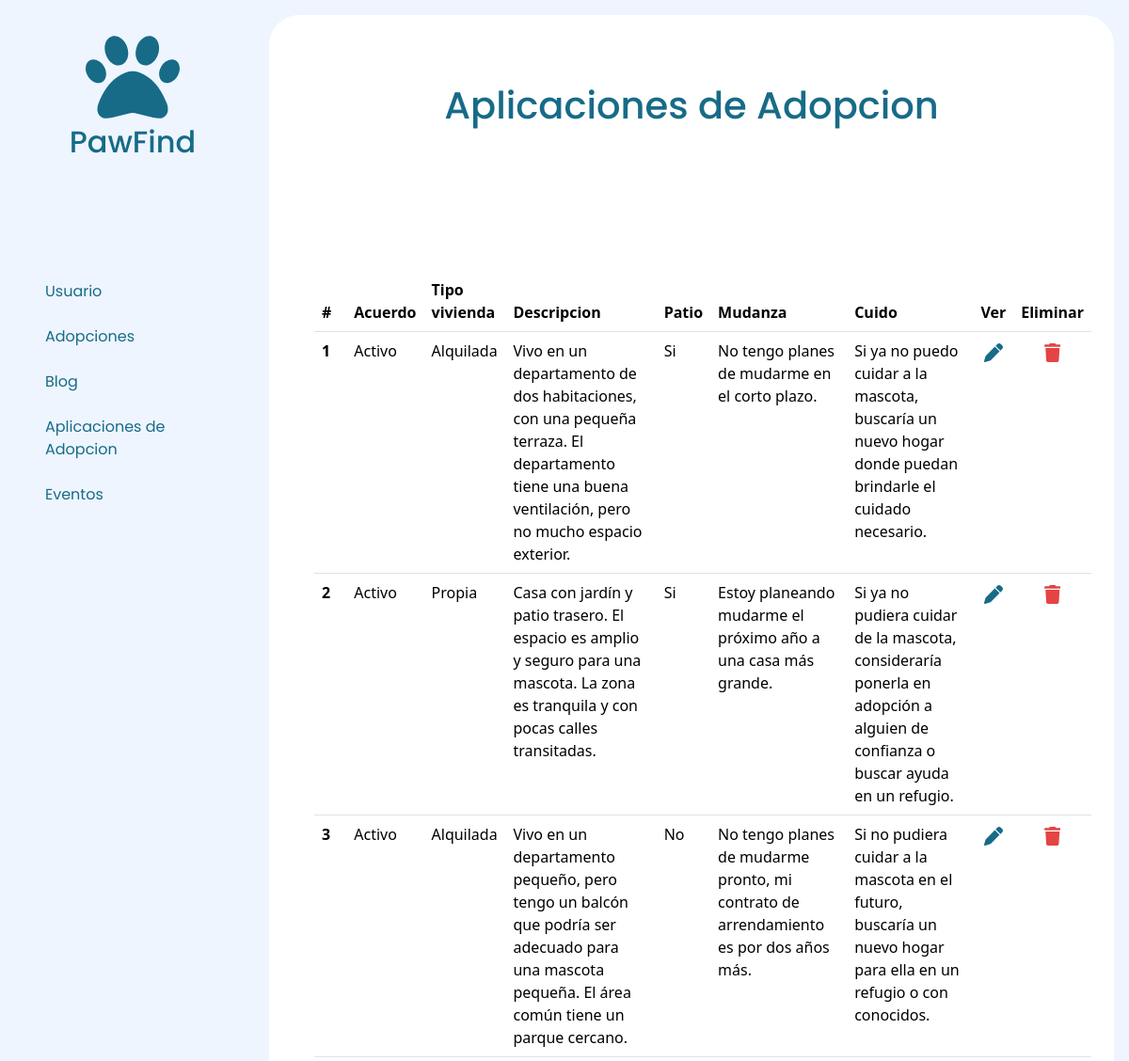
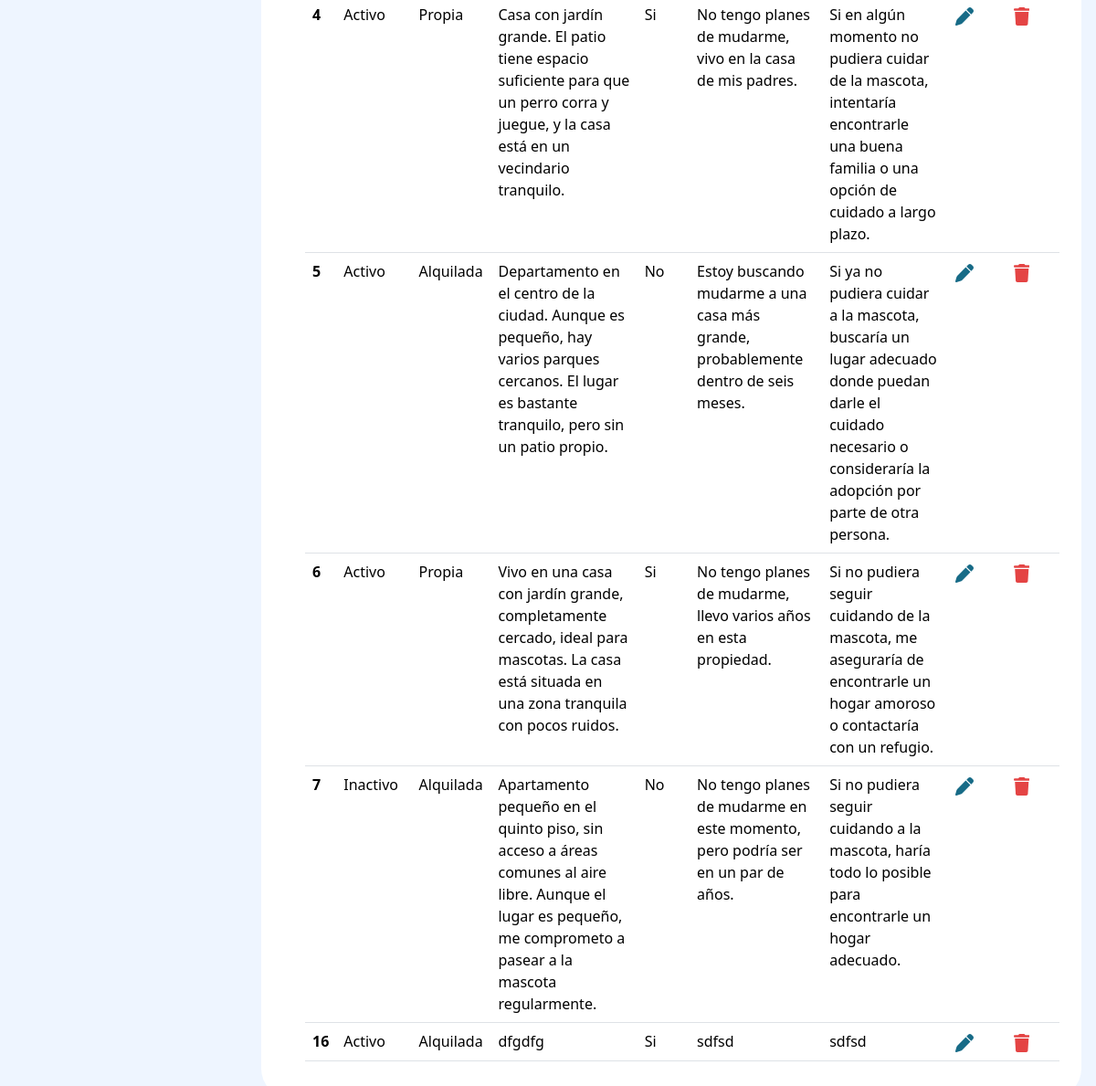
Page /index.php?c=admin&a=solicitantes (signed in) on the committed database (2 pictures, top to bottom).
### tables this page shows
CREATE TABLE `solicitud` (
  `id_solicitud` int(11) NOT NULL,
  `id_usuario` int(11) NOT NULL,
  `id_mascota_adopcion` int(11) NOT NULL,
  `acuerdo` tinyint(1) NOT NULL,
  `tipo_vivienda` varchar(50) NOT NULL,
  `descripcion_vivienda` varchar(500) NOT NULL,
  `patio` tinyint(1) NOT NULL,
  `mudanza` varchar(250) NOT NULL,
  `cuido` varchar(250) NOT NULL,
  `gastos` tinyint(1) NOT NULL,
  `post_adopcion` tinyint(1) NOT NULL
);

### app/controllers/adminController.php (called while the page is built, shortened)
<?php
require_once __DIR__ . '/../models/MascotaAdopcion.php';
require_once __DIR__ . '/../models/Solicitante.php';
class adminController
{
    public function solicitantes()
    {
        $solicitantes = Solicitante::getAll();
        require_once("app/views/head.php");
        require_once("app/views/admin/solicitante.php");
    }
}

### index.php (called while the page is built, shortened)
<?php
require_once("rutas.php");
?>

### app/models/Solicitante.php (called while the page is built, shortened)
<?php
require_once __DIR__ . '/../../config/database.php';
class Solicitante
{
    public static function getAll(): array
    {
        global $conn;
        try {
            $sql = "SELECT * FROM solicitud";
            $result = $conn->query($sql);
            if ($result->num_rows > 0) {
                return $result->fetch_all(MYSQLI_ASSOC);
            } else {
                return [];
            }
        } catch (mysqli_sql_exception $e) {
            return ["error" => "Error al obtener solicitantes: " . $e->getMessage()];
        }
    }
}

### app/views/admin/solicitante.php (the view, shortened to what this page needs)
<body class="body-admin bg-celeste">
    <div class=" bg-celeste">
        <?php include "aside.php" ?>
    </div>
    <div class=" m-3 ms-1 p-4 bg-white rounded-5">
        <h1 class=" text-center txt-azul-oscuro mt-5">Aplicaciones de Adopcion</h1>
        <div class="row">
        </div>
        <div class="ms-4 mt-5">
            <table class="table">
                <thead>
                    <tr>
                        <th scope="col">#</th>
                        <th scope="col">Acuerdo</th>
                        <th scope="col">Tipo vivienda</th>
                        <th scope="col">Descripcion</th>
                        <th scope="col">Patio</th>
                        <th scope="col">Mudanza</th>
                        <th scope="col">Cuido</th>
                        <th scope="col text-center" style="text-align: center;">Ver</th>
                        <th scope="col" style="text-align: center;">Eliminar</th>
                    </tr>
                </thead>
                <tbody>
                    <?php foreach ($solicitantes as $s): ?>
                        <tr>
                            <th scope="row"><?= $s['id_solicitud'] ?></th>
                            <td><?= $s['acuerdo'] == 1 ? 'Activo' : 'Inactivo' ?></td>
                            <td><?= htmlspecialchars($s['tipo_vivienda']) ?></td>
                            <td><?= htmlspecialchars($s['descripcion_vivienda']) ?></td>
                            <td><?= $s['patio'] == 1 ? 'Si' : 'No' ?></td>
                            <td><?= htmlspecialchars($s['mudanza']) ?></td>
                            <td><?= htmlspecialchars($s['cuido']) ?></td>
                            <td class="text-center">
                                <a href="index.php?c=admin&a=editarSolicitante&id=<?= $s['id_solicitud'] ?>"
                                    data-id="<?= $s['id_solicitud'] ?>">
                                </a>
                            </td>
                            <td class="text-center">
                                <form action="index.php?c=admin&a=eliminarSolicitante" method="POST" style="display:inline;"
                                    class="form-eliminar">
                                    <button type="submit" style="border: none; background: none; padding: 0;">
                                    </button>
                                </form>
                            </td>
                        </tr>
                    <?php endforeach; ?>
                </tbody>
            </table>
        </div>
    </div>
</body>

### assets/style/style.css (style rules this page uses)
a, h1, h2, h3, h4, h5, h6, p { font-family: "Poppins", sans-serif; }
.bg-celeste { background-color: #EEF5FF; }
.txt-azul-oscuro { color: #176B87; }
.body-admin { display: grid; grid-template-columns: auto 1fr; }

### rows in the picture
solicitud: id_solicitud "1", acuerdo "Activo", tipo_vivienda "Alquilada", descripcion_vivienda "Vivo en un departamento de dos habitaciones, con una pequeña terraza. El departamento tiene una buena ventilación, pero no mucho espacio exterior.", patio "Si", mudanza "No tengo planes de mudarme en el corto plazo.", cuido "Si ya no puedo cuidar a la mascota, buscaría un nuevo hogar donde puedan brindarle el cuidado necesario."
solicitud: id_solicitud "2", acuerdo "Activo", tipo_vivienda "Propia", descripcion_vivienda "Casa con jardín y patio trasero. El espacio es amplio y seguro para una mascota. La zona es tranquila y con pocas calles transitadas.", patio "Si", mudanza "Estoy planeando mudarme el próximo año a una casa más grande.", cuido "Si ya no pudiera cuidar de la mascota, consideraría ponerla en adopción a alguien de confianza o buscar ayuda en un refugio."
solicitud: id_solicitud "3", acuerdo "Activo", tipo_vivienda "Alquilada", descripcion_vivienda "Vivo en un departamento pequeño, pero tengo un balcón que podría ser adecuado para una mascota pequeña. El área común tiene un parque cercano.", patio "No", mudanza "No tengo planes de mudarme pronto, mi contrato de arrendamiento es por dos años más.", cuido "Si no pudiera cuidar a la mascota en el futuro, buscaría un nuevo hogar para ella en un refugio o con conocidos."
solicitud: id_solicitud "4", acuerdo "Activo", tipo_vivienda "Propia", descripcion_vivienda "Casa con jardín grande. El patio tiene espacio suficiente para que un perro corra y juegue, y la casa está en un vecindario tranquilo.", patio "Si", mudanza "No tengo planes de mudarme, vivo en la casa de mis padres.", cuido "Si en algún momento no pudiera cuidar de la mascota, intentaría encontrarle una buena familia o una opción de cuidado a largo plazo."
solicitud: id_solicitud "5", acuerdo "Activo", tipo_vivienda "Alquilada", descripcion_vivienda "Departamento en el centro de la ciudad. Aunque es pequeño, hay varios parques cercanos. El lugar es bastante tranquilo, pero sin un patio propio.", patio "No", mudanza "Estoy buscando mudarme a una casa más grande, probablemente dentro de seis meses.", cuido "Si ya no pudiera cuidar a la mascota, buscaría un lugar adecuado donde puedan darle el cuidado necesario o consideraría la adopción por parte de otra persona."
solicitud: id_solicitud "6", acuerdo "Activo", tipo_vivienda "Propia", descripcion_vivienda "Vivo en una casa con jardín grande, completamente cercado, ideal para mascotas. La casa está situada en una zona tranquila con pocos ruidos.", patio "Si", mudanza "No tengo planes de mudarme, llevo varios años en esta propiedad.", cuido "Si no pudiera seguir cuidando de la mascota, me aseguraría de encontrarle un hogar amoroso o contactaría con un refugio."
solicitud: id_solicitud "7", acuerdo "Inactivo", tipo_vivienda "Alquilada", descripcion_vivienda "Apartamento pequeño en el quinto piso, sin acceso a áreas comunes al aire libre. Aunque el lugar es pequeño, me comprometo a pasear a la mascota regularmente.", patio "No", mudanza "No tengo planes de mudarme en este momento, pero podría ser en un par de años.", cuido "Si no pudiera seguir cuidando a la mascota, haría todo lo posible para encontrarle un hogar adecuado."
solicitud: id_solicitud "16", acuerdo "Activo", tipo_vivienda "Alquilada", descripcion_vivienda "dfgdfg", patio "Si", mudanza "sdfsd", cuido "sdfsd"
